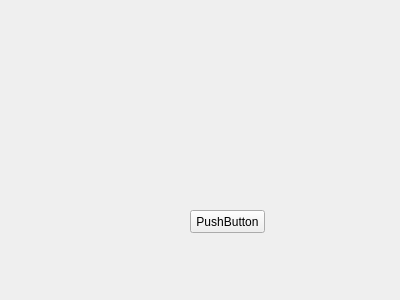
<?xml version="1.0" encoding="UTF-8"?>
<ui version="4.0">
 <class>Form</class>
 <widget class="QWidget" name="Form">
  <property name="geometry">
   <rect>
    <x>0</x>
    <y>0</y>
    <width>400</width>
    <height>300</height>
   </rect>
  </property>
  <property name="windowTitle">
   <string>Form</string>
  </property>
  <widget class="QPushButton" name="pushButton">
   <property name="geometry">
    <rect>
     <x>190</x>
     <y>210</y>
     <width>75</width>
     <height>23</height>
    </rect>
   </property>
   <property name="text">
    <string>PushButton</string>
   </property>
  </widget>
 </widget>
 <resources/>
 <connections/>
</ui>
